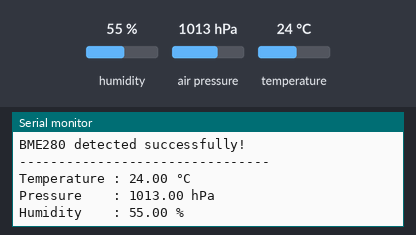
The sketch below on a simulated ESP32. Shown: the last lines printed to the serial monitor. The inputs (shaded band) are chosen by the test bench; at power-on: humidity 55 %, air pressure 1013 hPa, temperature 24 °C.

Above: at 2.2 s.
2.3 s: humidity set to 22 %
At 3.9 s:
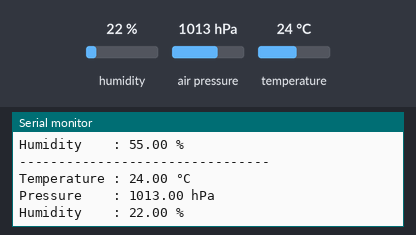
5.0 s: air pressure set to 952 hPa
At 5.6 s:
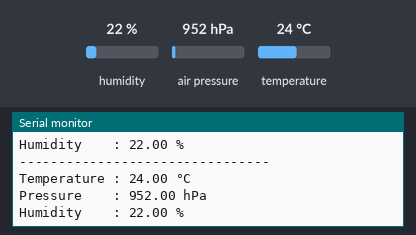
7.7 s: temperature set to 12 °C
At 10.2 s:
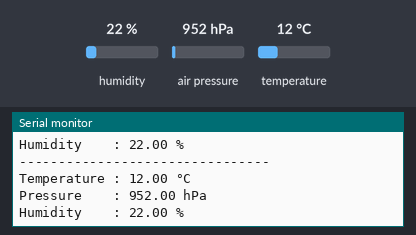

Measured:
- after the input at 2.3 s, the serial monitor: prints a new line after 0.72 s (image 1)
- after the input at 5.0 s, the serial monitor: prints a new line at once (image 2)
- after the input at 7.7 s, the serial monitor: prints a new line after 1.3 s (image 3)

The sketch:

bme280test_adafruitlibrarytest.ino
```cpp
#include <Wire.h>
#include <Adafruit_Sensor.h>
#include <Adafruit_BME280.h>

#define SDA_PIN 21
#define SCL_PIN 22

Adafruit_BME280 bme;

void setup() {
  Serial.begin(115200);
  delay(1000);

  Serial.println();
  Serial.println("================================");
  Serial.println("BME280 ADAFRUIT LIBRARY TEST");
  Serial.println("================================");

  // Start I2C
  Wire.begin(SDA_PIN, SCL_PIN);

  // BME280 is at address 0x76
  if (!bme.begin(0x76, &Wire)) {
    Serial.println("ERROR: Could not find BME280!");
    Serial.println("Check wiring and I2C address.");
    while (1);
  }

  Serial.println("BME280 detected successfully!");
  Serial.println();
}

void loop() {

  Serial.println("--------------------------------");

  Serial.print("Temperature : ");
  Serial.print(bme.readTemperature(), 2);
  Serial.println(" °C");

  Serial.print("Pressure    : ");
  Serial.print(bme.readPressure() / 100.0F, 2);
  Serial.println(" hPa");

  Serial.print("Humidity    : ");
  Serial.print(bme.readHumidity(), 2);
  Serial.println(" %");

  delay(2000);
}
```
